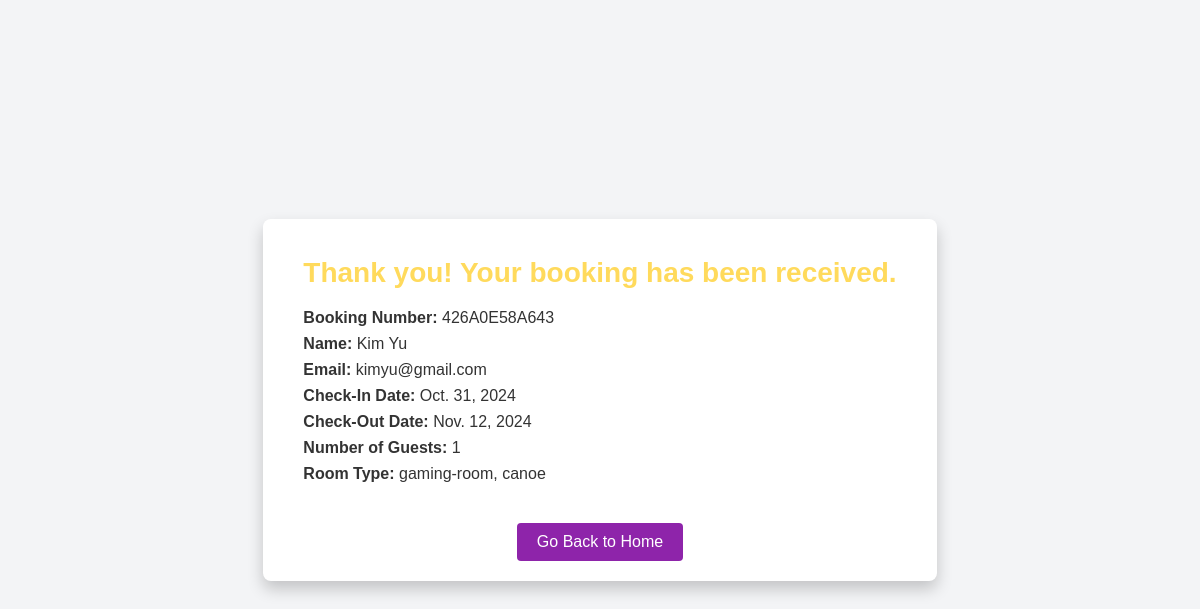
Page /success/ (signed in) on the committed database.
### api/models.py (models this page shows, shortened)
class Booking(models.Model):
    user = models.ForeignKey(User, on_delete=models.CASCADE, null=True, blank=True)
    hotel = models.ForeignKey('Hotel', on_delete=models.CASCADE, null=True, blank=True)  # Link to hotel
    name = models.CharField(max_length=100)
    email = models.EmailField()
    check_in = models.DateField(null=True, blank=True)
    check_out = models.DateField(null=True, blank=True)
    guests = models.IntegerField()
    room_types = models.TextField(null=True)
    booking_number = models.CharField(max_length=12, editable=False, default=uuid.uuid4().hex[:12].upper())

### api/views.py (the view)
# urls.py: path('success/', success, name='success'),
@login_required
def success(request):
    booking = Booking.objects.filter(user=request.user).latest('id')
    return render(request, 'success.html', {'booking': booking})

### api/templates/success.html (shortened to what this page needs)
<!DOCTYPE html>
<html lang="en">
<head>
</head>
<body>
    <div class="container">
        <h1>Thank you! Your booking has been received.</h1>
        <div class="details">
            <p><strong>Booking Number:</strong> {{ booking.booking_number }}</p>
            <p><strong>Name:</strong> {{ booking.name }}</p>
            <p><strong>Email:</strong> {{ booking.email }}</p>
            <p><strong>Check-In Date:</strong> {{ booking.check_in }}</p>
            <p><strong>Check-Out Date:</strong> {{ booking.check_out }}</p>
            <p><strong>Number of Guests:</strong> {{ booking.guests }}</p>
            <p><strong>Room Type:</strong> {{ booking.room_types }}</p>
        </div>
        <a href="{% url 'home' %}" class="button">Go Back to Home</a>
    </div>
</body>
</html>

### api/templates/success.html (style rules this page uses)
body { font-family: Arial, sans-serif; background-color: #f3f4f6; color: #333; display: flex; justify-content: center; align-items: center; height: 100vh; margin: 0; }
.container { background: #fff; border-radius: 8px; padding: 20px 40px; box-shadow: 0 8px 16px rgba(0, 0, 0, 0.2); text-align: center; max-width: 600px; animation: slideIn 0.6s ease-out forwards; }
h1 { color: #ffda5c; font-size: 28px; margin-bottom: 20px; animation: fadeIn 1s ease-in forwards; }
.details { text-align: left; margin: 20px 0; font-size: 16px; }
.details p { margin: 8px 0; }
.button { display: inline-block; margin-top: 20px; padding: 10px 20px; color: #fff; background-color: #8e24aa; border: none; border-radius: 4px; text-decoration: none; font-size: 16px; transition: background-color 0.3s ease; }

### rows in the picture
Booking: booking_number "426A0E58A643", name "Kim Yu", email "kimyu@gmail.com", check_in "Oct. 31, 2024", check_out "Nov. 12, 2024", guests "1", room_types "gaming-room, canoe"
